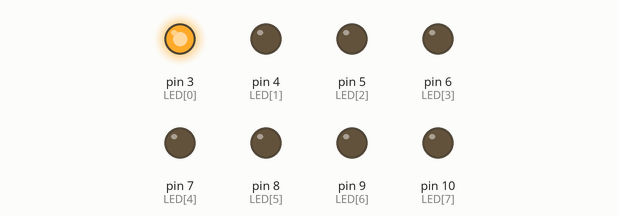
Recording of a sketch running on a simulated Arduino Uno, built with avr-gcc and run on an emulated ATmega328P. Parts: output pins drawn as LEDs (lit = HIGH).

Above: at 0.3 s.
At 7.1 s:
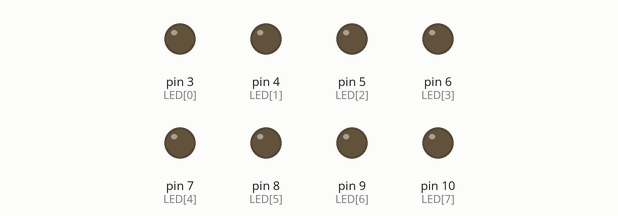
At 9.7 s:
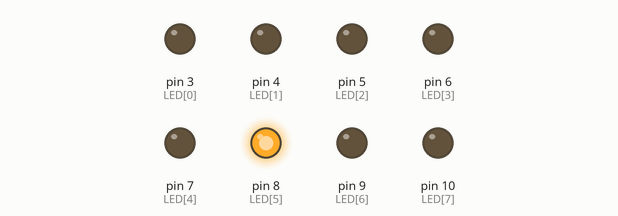
At 11.7 s:
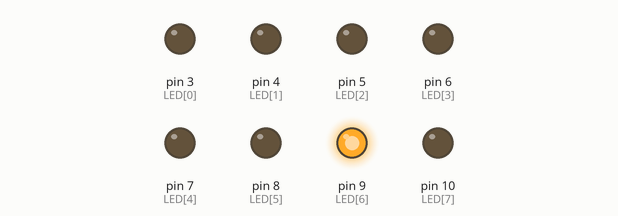
At 13.3 s:
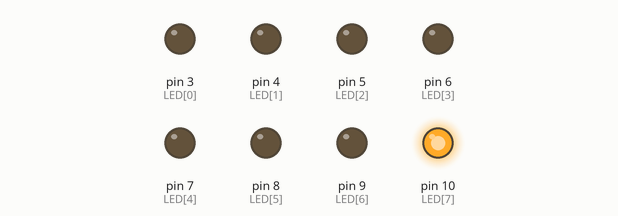
At 16.9 s:
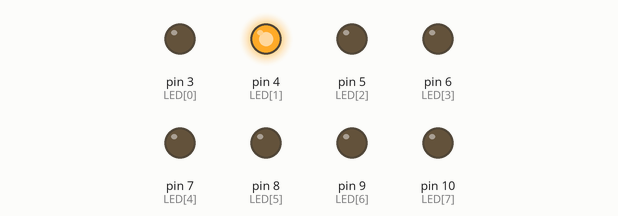
Timing chart, 0 to 19.0 s (numbered marks = the images above):
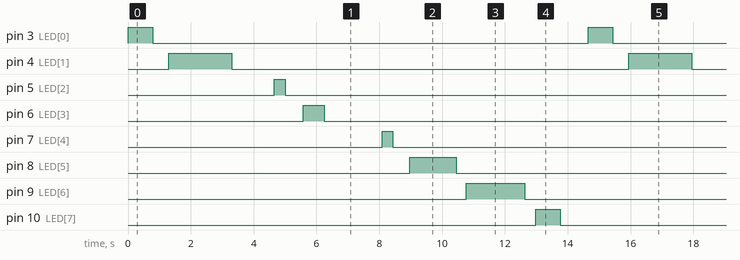

Measured:
- by itself, pin 3 (LED[0]), pin 10 (LED[7]): alternates HIGH for 0.78 s and LOW for 13.9 s
- by itself, pin 4 (LED[1]): alternates HIGH for 2.0 s and LOW for 12.6 s
- by itself, pin 5 (LED[2]), pin 7 (LED[4]): alternates HIGH for 0.34 s and LOW for 14.3 s
- by itself, pin 6 (LED[3]): alternates HIGH for 0.68 s and LOW for 14.0 s
- by itself, pin 8 (LED[5]): alternates HIGH for 1.5 s and LOW for 13.2 s
- by itself, pin 9 (LED[6]): alternates HIGH for 1.9 s and LOW for 12.8 s

The sketch:

Example9-blink8LED1.ino
```cpp
int LED[] = {3,4,5,6,7,8,9,10};

void setup() {

  Serial.begin(9600);

  for(int i =0; i<=7; i++)
  {
  pinMode(LED[i],OUTPUT); // Sets all the LED pins as OUTPUT
  }

}

void loop() {

  blinkLED(LED[0],781, 515);
  blinkLED(LED[1],2014, 1348);
  blinkLED(LED[2],343, 573);
  blinkLED(LED[3],678, 1839);
  blinkLED(LED[4],342, 534);
  blinkLED(LED[5],1478, 326);
  blinkLED(LED[6],1859, 351);
  blinkLED(LED[7],777, 888);

}

void blinkLED(int pin, int OnTime, int OffTime)
{
  digitalWrite(pin, HIGH);
  delay(OnTime);
  digitalWrite(pin, LOW);
  delay(OffTime);

}
```
